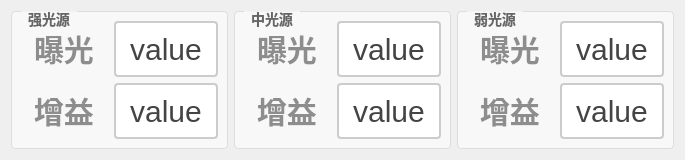
       <widget class="QWidget" name="tab_6">
        <attribute name="title">
         <string>光源设置</string>
        </attribute>
        <layout class="QGridLayout" name="gridLayout">
         <item row="0" column="0">
          <layout class="QHBoxLayout" name="horizontalLayout">
           <item>
            <widget class="QGroupBox" name="groupBox_7">
             <property name="styleSheet">
              <string notr="true">QGroupBox {
    border: 1px solid #DDD;
    border-radius: 4px;
    font: bold 14px;
    color: #666;
    background-color: #F8F8F8;
}

QGroupBox::title {
    subcontrol-origin: margin;
    subcontrol-position: top left;
    left: 10px;
    padding: 0 5px;
}</string>
             </property>
             <property name="title">
              <string>强光源</string>
             </property>
             <layout class="QVBoxLayout" name="verticalLayout_4">
              <item>
               <layout class="QHBoxLayout" name="horizontalLayout_5">
                <item>
                 <widget class="QLabel" name="label">
                  <property name="styleSheet">
                   <string notr="true">QLabel {
       font-size: 30px;        
       font-weight: bold;        
       color:  rgb(141, 141, 141);       
       padding: 5px 5px;     
       border-bottom: 2px solid #cccccc; 
    }</string>
                  </property>
                  <property name="text">
                   <string>曝光</string>
                  </property>
                 </widget>
                </item>
                <item>
                 <widget class="QPushButton" name="pbtn_qiangbaoguang">
                  <property name="sizePolicy">
                   <sizepolicy hsizetype="Minimum" vsizetype="Minimum">
                    <horstretch>0</horstretch>
                    <verstretch>0</verstretch>
                   </sizepolicy>
                  </property>
                  <property name="styleSheet">
                   <string notr="true">QPushButton {
    padding: 6px 14px;
    border: 2px solid #CCC;
    border-radius: 4px;
    background-color: white;
    color: #444;
	font-size: 30px; 
}

QPushButton:hover {
    border-color: #999;
    background-color: #F5F5F5;
}

QPushButton:pressed {
    border-color: #777;
    background-color: #EEE;
}</string>
                  </property>
                  <property name="text">
                   <string>value</string>
                  </property>
                 </widget>
                </item>
               </layout>
              </item>
              <item>
               <layout class="QHBoxLayout" name="horizontalLayout_6">
                <item>
                 <widget class="QLabel" name="label_3">
                  <property name="styleSheet">
                   <string notr="true">QLabel {
       font-size: 30px;        
       font-weight: bold;        
       color:  rgb(141, 141, 141);       
       padding: 5px 5px;     
       border-bottom: 2px solid #cccccc; 
    }</string>
                  </property>
                  <property name="text">
                   <string>增益</string>
                  </property>
                 </widget>
                </item>
                <item>
                 <widget class="QPushButton" name="pbtn_qiangzengyi">
                  <property name="sizePolicy">
                   <sizepolicy hsizetype="Minimum" vsizetype="Minimum">
                    <horstretch>0</horstretch>
                    <verstretch>0</verstretch>
                   </sizepolicy>
                  </property>
                  <property name="styleSheet">
                   <string notr="true">QPushButton {
    padding: 6px 14px;
    border: 2px solid #CCC;
    border-radius: 4px;
    background-color: white;
    color: #444;
	font-size: 30px; 
}

QPushButton:hover {
    border-color: #999;
    background-color: #F5F5F5;
}

QPushButton:pressed {
    border-color: #777;
    background-color: #EEE;
}</string>
                  </property>
                  <property name="text">
                   <string>value</string>
                  </property>
                 </widget>
                </item>
               </layout>
              </item>
             </layout>
            </widget>
           </item>
           <item>
            <widget class="QGroupBox" name="groupBox_9">
             <property name="styleSheet">
              <string notr="true">QGroupBox {
    border: 1px solid #DDD;
    border-radius: 4px;
    font: bold 14px;
    color: #666;
    background-color: #F8F8F8;
}

QGroupBox::title {
    subcontrol-origin: margin;
    subcontrol-position: top left;
    left: 10px;
    padding: 0 5px;
}</string>
             </property>
             <property name="title">
              <string>中光源</string>
             </property>
             <layout class="QVBoxLayout" name="verticalLayout_11">
              <item>
               <layout class="QHBoxLayout" name="horizontalLayout_9">
                <item>
                 <widget class="QLabel" name="label_5">
                  <property name="styleSheet">
                   <string notr="true">QLabel {
       font-size: 30px;        
       font-weight: bold;        
       color:  rgb(141, 141, 141);       
       padding: 5px 5px;     
       border-bottom: 2px solid #cccccc; 
    }</string>
                  </property>
                  <property name="text">
                   <string>曝光</string>
                  </property>
                 </widget>
                </item>
                <item>
                 <widget class="QPushButton" name="pbtn_zhongbaoguang">
                  <property name="sizePolicy">
                   <sizepolicy hsizetype="Minimum" vsizetype="Minimum">
                    <horstretch>0</horstretch>
                    <verstretch>0</verstretch>
                   </sizepolicy>
                  </property>
                  <property name="styleSheet">
                   <string notr="true">QPushButton {
    padding: 6px 14px;
    border: 2px solid #CCC;
    border-radius: 4px;
    background-color: white;
    color: #444;
	font-size: 30px; 
}

QPushButton:hover {
    border-color: #999;
    background-color: #F5F5F5;
}

QPushButton:pressed {
    border-color: #777;
    background-color: #EEE;
}</string>
                  </property>
                  <property name="text">
                   <string>value</string>
                  </property>
                 </widget>
                </item>
               </layout>
              </item>
              <item>
               <layout class="QHBoxLayout" name="horizontalLayout_10">
                <item>
                 <widget class="QLabel" name="label_7">
                  <property name="styleSheet">
                   <string notr="true">QLabel {
       font-size: 30px;        
       font-weight: bold;        
       color:  rgb(141, 141, 141);       
       padding: 5px 5px;     
       border-bottom: 2px solid #cccccc; 
    }</string>
                  </property>
                  <property name="text">
                   <string>增益</string>
                  </property>
                 </widget>
                </item>
                <item>
                 <widget class="QPushButton" name="pbtn_zhongzengyi">
                  <property name="sizePolicy">
                   <sizepolicy hsizetype="Minimum" vsizetype="Minimum">
                    <horstretch>0</horstretch>
                    <verstretch>0</verstretch>
                   </sizepolicy>
                  </property>
                  <property name="styleSheet">
                   <string notr="true">QPushButton {
    padding: 6px 14px;
    border: 2px solid #CCC;
    border-radius: 4px;
    background-color: white;
    color: #444;
	font-size: 30px; 
}

QPushButton:hover {
    border-color: #999;
    background-color: #F5F5F5;
}

QPushButton:pressed {
    border-color: #777;
    background-color: #EEE;
}</string>
                  </property>
                  <property name="text">
                   <string>value</string>
                  </property>
                 </widget>
                </item>
               </layout>
              </item>
             </layout>
            </widget>
           </item>
           <item>
            <widget class="QGroupBox" name="groupBox_8">
             <property name="styleSheet">
              <string notr="true">QGroupBox {
    border: 1px solid #DDD;
    border-radius: 4px;
    font: bold 14px;
    color: #666;
    background-color: #F8F8F8;
}

QGroupBox::title {
    subcontrol-origin: margin;
    subcontrol-position: top left;
    left: 10px;
    padding: 0 5px;
}</string>
             </property>
             <property name="title">
              <string>弱光源</string>
             </property>
             <layout class="QVBoxLayout" name="verticalLayout_5">
              <item>
               <layout class="QHBoxLayout" name="horizontalLayout_7">
                <item>
                 <widget class="QLabel" name="label_9">
                  <property name="styleSheet">
                   <string notr="true">QLabel {
       font-size: 30px;        
       font-weight: bold;        
       color:  rgb(141, 141, 141);       
       padding: 5px 5px;     
       border-bottom: 2px solid #cccccc; 
    }</string>
                  </property>
                  <property name="text">
                   <string>曝光</string>
                  </property>
                 </widget>
                </item>
                <item>
                 <widget class="QPushButton" name="pbtn_ruobaoguang">
                  <property name="sizePolicy">
                   <sizepolicy hsizetype="Minimum" vsizetype="Minimum">
                    <horstretch>0</horstretch>
                    <verstretch>0</verstretch>
                   </sizepolicy>
                  </property>
                  <property name="styleSheet">
                   <string notr="true">QPushButton {
    padding: 6px 14px;
    border: 2px solid #CCC;
    border-radius: 4px;
    background-color: white;
    color: #444;
	font-size: 30px; 
}

QPushButton:hover {
    border-color: #999;
    background-color: #F5F5F5;
}

QPushButton:pressed {
    border-color: #777;
    background-color: #EEE;
}</string>
                  </property>
                  <property name="text">
                   <string>value</string>
                  </property>
                 </widget>
                </item>
               </layout>
              </item>
              <item>
               <layout class="QHBoxLayout" name="horizontalLayout_8">
                <item>
                 <widget class="QLabel" name="label_11">
                  <property name="styleSheet">
                   <string notr="true">QLabel {
       font-size: 30px;        
       font-weight: bold;        
       color:  rgb(141, 141, 141);       
       padding: 5px 5px;     
       border-bottom: 2px solid #cccccc; 
    }</string>
                  </property>
                  <property name="text">
                   <string>增益</string>
                  </property>
                 </widget>
                </item>
                <item>
                 <widget class="QPushButton" name="pbtn_ruozengyi">
                  <property name="sizePolicy">
                   <sizepolicy hsizetype="Minimum" vsizetype="Minimum">
                    <horstretch>0</horstretch>
                    <verstretch>0</verstretch>
                   </sizepolicy>
                  </property>
                  <property name="styleSheet">
                   <string notr="true">QPushButton {
    padding: 6px 14px;
    border: 2px solid #CCC;
    border-radius: 4px;
    background-color: white;
    color: #444;
	font-size: 30px; 
}

QPushButton:hover {
    border-color: #999;
    background-color: #F5F5F5;
}

QPushButton:pressed {
    border-color: #777;
    background-color: #EEE;
}</string>
                  </property>
                  <property name="text">
                   <string>value</string>
                  </property>
                 </widget>
                </item>
               </layout>
              </item>
             </layout>
            </widget>
           </item>
          </layout>
         </item>
        </layout>
       </widget>
